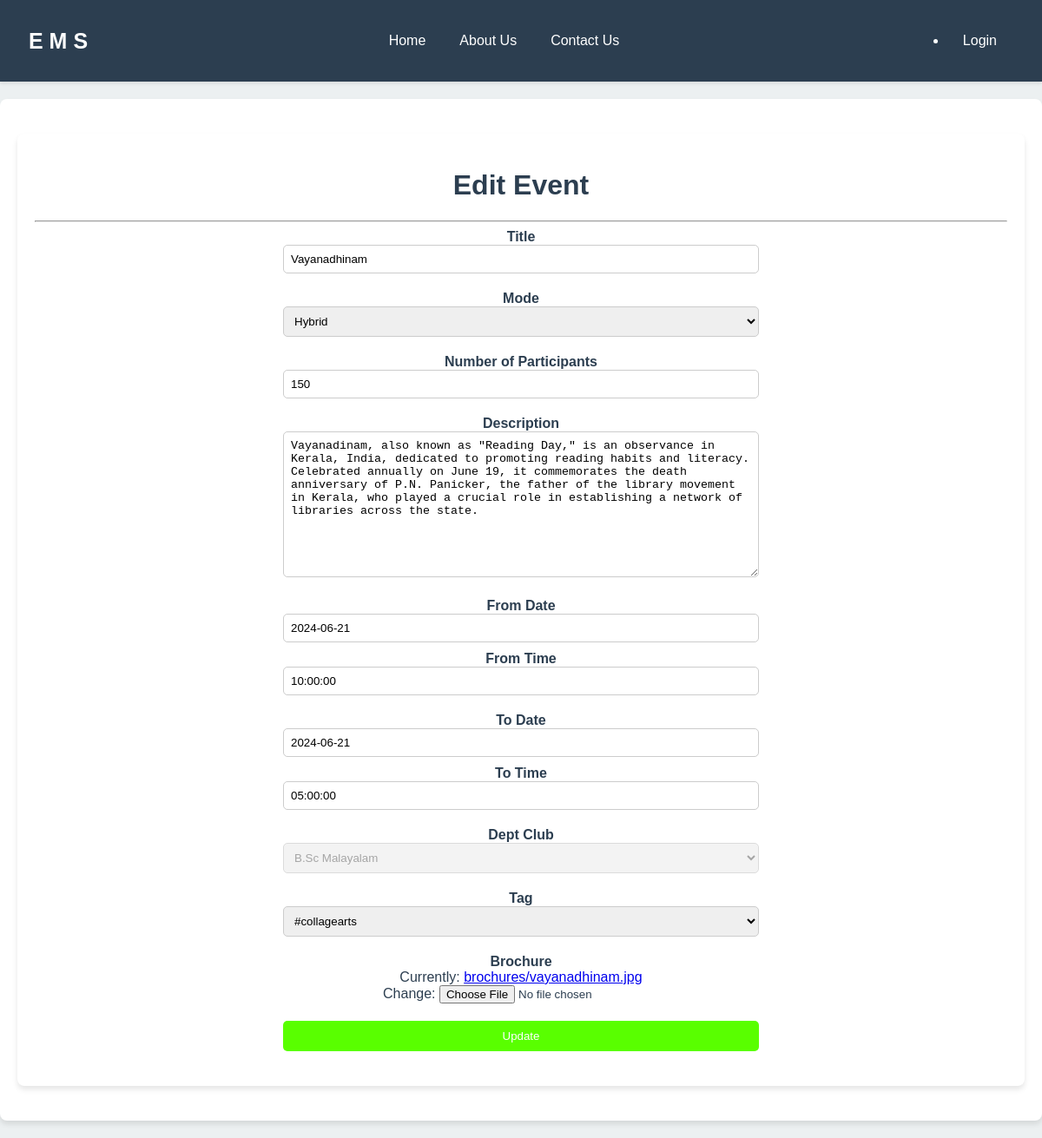
/edit/13/, run on the app's committed database.
### event/models.py (models this page shows, shortened)
class Event(models.Model):
    mode_choices = [
        ('online', 'Online'),
        ('offline', 'Offline'),
        ('hybrid', 'Hybrid')
    ]
    title = models.CharField(max_length=100)
    mode = models.CharField(max_length=10, choices=mode_choices)
    no_participants = models.IntegerField()
    description = models.TextField()
    from_date = models.DateField()
    from_time = models.TimeField()
    date_to = models.DateField()
    time_to = models.TimeField()
    dept_club = models.ForeignKey(Dept_Club, on_delete=models.CASCADE)
    tag = models.ForeignKey('Tags', on_delete=models.DO_NOTHING)
    brochure = models.ImageField(upload_to='brochures/')

class Tags(models.Model):
    tag = models.CharField(max_length=200)
    def __str__(self):
        return self.tag

### event/views.py (the view)
# urls.py: path('edit/<int:event_id>/', views.edit_event, name='edit_event'),
def edit_event(request, event_id):
    event = get_object_or_404(Event, pk=event_id)
    if request.method == 'POST':
        form = addeventForm(request.POST, request.FILES, instance=event)
        if form.is_valid():
            form.save()
            return redirect('events')
    else:
        form = addeventForm(instance=event)
    return render(request, 'events/edit_event.html', {'form': form, 'event': event})

### event/forms.py (shortened to what this page needs)
class addeventForm(forms.ModelForm):
    class Meta:
        model = Event
        fields = '__all__'
    def __init__(self, *args, **kwargs):
        super(addeventForm, self).__init__(*args, **kwargs)
        self.fields['dept_club'].widget.attrs['disabled'] = 'disabled'

### event/models.py (called while the page is built)
    def __str__(self):
        return self.dc_name

### event/templates/events/edit_event.html (shortened to what this page needs)
{% extends "events/base.html" %}
{% block content %}
<div class="container">
    <h1>Edit Event</h1>
    <hr>
    <form action="{% url 'edit_event' event.id %}" method="POST" enctype="multipart/form-data">
        <div class="form-group">
            <label for="title">Title</label>
            {{ form.title }}
        </div>
        <div class="form-group">
            <label for="mode">Mode</label>
            {{ form.mode }}
        </div>
        <div class="form-group">
            <label for="no_participants">Number of Participants</label>
            {{ form.no_participants }}
        </div>
        <div class="form-group">
            <label for="description">Description</label>
            {{ form.description }}
        </div>
        <div class="form-group">
            <label for="from_date">From Date</label>
            {{ form.from_date }}
            <label id="from_time_label" for="from_time">From Time</label>
            {{ form.from_time }}
        </div>
        <div class="form-group">
            <label for="date_to">To Date</label>
            {{ form.date_to }}
            <label id="time_to_label" for="time_to">To Time</label>
            {{ form.time_to }}
        </div>
        <div class="form-group">
            <label for="dept_club">Dept Club</label>
            {{ form.dept_club }}
        </div>
        <div class="form-group">
            <label for="tag">Tag</label>
            {{ form.tag }}<br>
        </div>
        <div class="form-group">
            <label for="brochure">Brochure</label>
            {{ form.brochure }}
        </div>
        <div class="form-group">
            <input type="submit" value="Update">
        </div>
    </form>
</div>
{% endblock %}

### event/templates/events/edit_event.html (style rules this page uses)
.container { margin: 20px auto; padding: 20px; background-color: #f9f9f9; border-radius: 10px; box-shadow: 0 0 10px rgba(0, 0, 0, 0.1); }
.form-group { margin-bottom: 20px; text-align: center; }
.form-group label { display: block; font-weight: bold; }
.form-group input[type="text"], .form-group select, .form-group textarea, .form-group input[type="date"], .form-group input[type="time"], .form-group input[type="number"], .form-group input[type="submit"] { width: calc(50% - 12px); padding: 8px; border: 1px solid #ccc; border-radius: 5px; box-sizing: border-box; }
.form-group input[type="submit"] { padding: 10px 20px; background-color: #59ff00; color: #fff; border: none; border-radius: 5px; cursor: pointer; transition: background-color 0.3s; }
#from_time_label, #time_to_label { margin-top: 10px; }
h1 { text-align: center; }

### event/templates/events/base.html (style rules this page uses)
body { font-family: Arial, sans-serif; margin: 0; padding: 0; background-color: #ECF0F1; color: #2C3E50; }
.container { margin-top: 20px; padding: 20px; background-color: #fff; border-radius: 8px; box-shadow: 0 4px 6px rgba(0,0,0,0.1); }

### data on the page
Event: title "Vayanadhinam", mode "Hybrid", no_participants "150", description "Vayanadinam, also known as \"Reading Day,\" is an observance in Kerala, India, dedicated to promoting reading habits and literacy. Celebrated annually on June 19, it commemorates the death anniversary of P.N. Panicker, the father of the library movement in Kerala, who played a crucial role in establishing a network of libraries across the state.", from_date "2024-06-21", from_time "10:00:00", date_to "2024-06-21", time_to "05:00:00", dept_club "B.Sc Malayalam"
Tags: tag "#collagearts"
